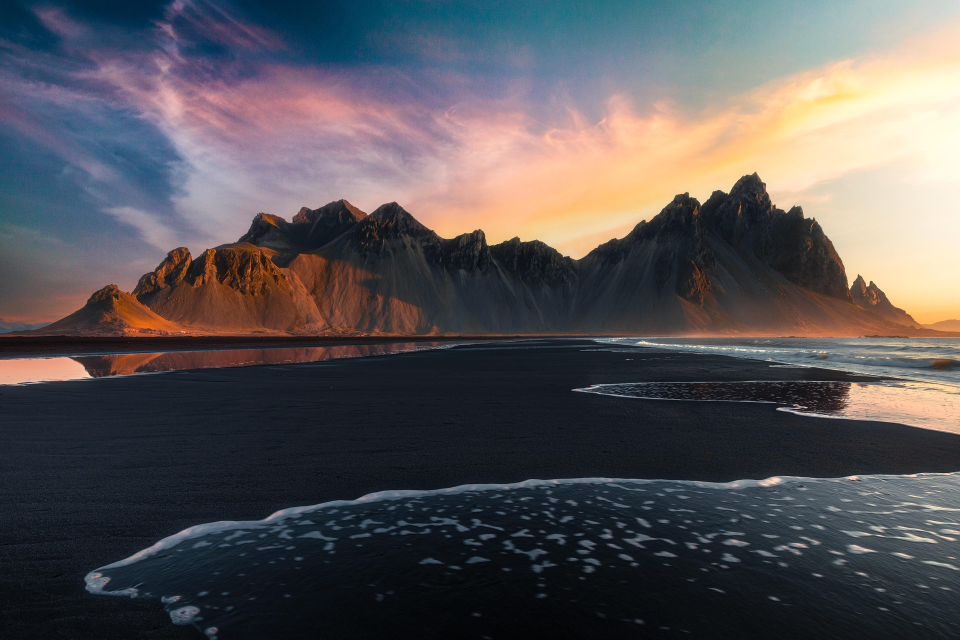
#> input picture ocean1.jpg, 1920 x 1280 px, found by its file name (shown at 1/2 size)
$ jupyter execute tatouage.ipynb
#> lines starting #> are read from the running program, lines starting #| are printed output that depends on the picture; after the words box and inside, x2 and y2 are one past the last pixel; in counts of white or black regions, pixels touching at a corner belong together
## Tatouage visible (Watermark texte)

Dans cette cellule, on utilise la bibliothèque OpenCV (`cv2`) pour appliquer un tatouage **visible** sur une image, c'est-à-dire un texte qu'on peut clairement voir.

Voici les étapes importantes :

1. **Chargement de l’image :**
   On lit l’image originale avec `cv2.imread()`. Si l’image n’est pas trouvée, un message d’erreur est affiché.

2. **Définition des paramètres du texte :**
   - `text` : le contenu du tatouage (ex. : un nom ou une date)
   - `position` : la position du texte (coordonnées X, Y sur l’image)
   - `font_scale` : la taille du texte
   - `color` : la couleur du texte (ici rouge `(0, 0, 255)`, car OpenCV utilise l’ordre BGR)
   - `thickness` : l’épaisseur du texte

3. **Ajout du texte sur l’image :**
   La fonction `cv2.putText()` écrit le texte directement sur l’image.

4. **Sauvegarde de l’image modifiée :**
   L’image avec le tatouage est enregistrée grâce à `cv2.imwrite()`.

💡 Ce type de tatouage est **facile à mettre en place** et permet de **revendiquer la propriété** d’une image. Mais il peut être effacé ou rogné si on ne le place pas stratégiquement.

[cell 1]
import cv2

def apply_text_watermark(image_path, output_path, text, position, font_scale, color, thickness):
#> called with text = ' Dhia & Med Amine 2025', position = (200, 600), font_scale = 4, color = (0, 0, 255), thickness = 5
    image = cv2.imread(image_path)
#> image is the input picture: shape (1280, 1920, 3); mean B, G, R 87.5, 84.8, 87.9
    if image is None:
        raise ValueError("Image non trouvée.")

    font = cv2.FONT_HERSHEY_SIMPLEX

    cv2.putText(image, text, position, font, font_scale, color, thickness, cv2.LINE_AA)
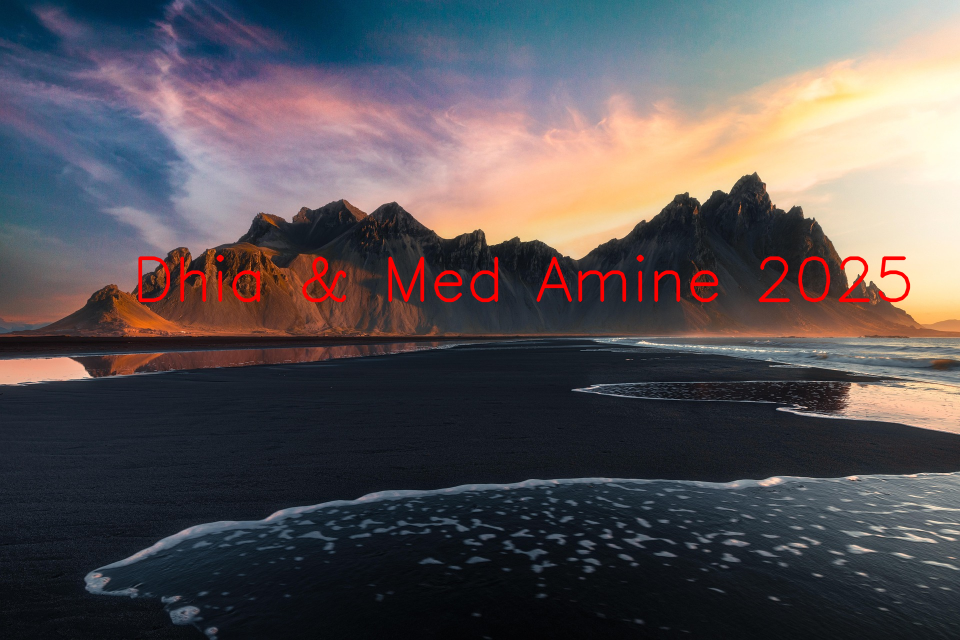
#> image: shape (1280, 1920, 3) (shown at 1/2 size); 1.27% of pixels changed, all inside (x1, y1, x2, y2) = (276, 509, 1821, 605)

    cv2.imwrite(output_path, image)
    print(f"Tatouage texte appliqué et sauvegardé : {output_path}")

apply_text_watermark(
    image_path=r"C:\Users\User\Desktop\tatouage\ocean1.jpg",
    output_path=r"C:\Users\User\Desktop\tatouage\ocean1_tatoue.jpg",
    text=" Dhia & Med Amine 2025",
    position=(200,600),
    font_scale=4,
    color=(0, 0, 255),
    thickness=5
)

## Tatouage invisible (Stéganographie dans une image)

Dans cette partie, on va **cacher un message secret dans une image**, sans que cela soit visible à l'œil nu.
Ce procédé s’appelle la **stéganographie** : c’est une technique utilisée pour dissimuler des informations dans un support (ici, une image).

Voici comment cela fonctionne, étape par étape :

---

### 🔧 1. Conversion du message en binaire

La fonction `text_to_binary(text)` transforme chaque caractère du message en sa représentation binaire sur 8 bits (ex. : "A" → `01000001`).
On obtient une longue chaîne de 0 et de 1.

---

### 📥 2. Encodage dans l’image

La fonction `encode_message()` cache le message binaire dans l’image :

- On lit l’image avec `cv2.imread()`
- On remplace **le bit de poids faible (LSB)** de chaque composante de couleur (R, G, B) d’un pixel par un bit du message.
  ⚠️ Le bit modifié change peu la couleur, donc c’est **invisible** à l’œil nu.
- On ajoute à la fin un **marqueur spécial** (`1111111111111110`) pour signaler la fin du message.

💡 Si l’image est trop petite pour contenir tout le message, un message d’erreur est affiché.

---

### 📤 3. Décodage du message

La fonction `decode_message()` lit les bits de poids faible de chaque pixel de l’image tatouée, jusqu’à retrouver le marqueur de fin.

Ensuite, elle transforme les bits en caractères pour récupérer le message caché.

---

### 🎯 Pourquoi utiliser un tatouage invisible ?

- Il permet de **protéger une image sans modifier son apparence**.
- On peut y inclure des **droits d’auteur, des signatures numériques, ou des infos secrètes**.
- Il est plus difficile à supprimer qu’un tatouage visible… mais aussi plus complexe à mettre en œuvre.

[cell 2]
import cv2

def text_to_binary(text):
    return ''.join([format(ord(c), '08b') for c in text])

def binary_to_text(binary):
    chars = [binary[i:i+8] for i in range(0, len(binary), 8)]
    return ''.join([chr(int(c, 2)) for c in chars if int(c, 2) != 0])

def encode_message(image_path, message, output_path):
    image = cv2.imread(image_path)
    if image is None:
        raise ValueError("Image non trouvée.")

    binary_message = text_to_binary(message) + '1111111111111110'

    data_index = 0
    binary_len = len(binary_message)

    for row in image:
        for pixel in row:
            for i in range(3):
                if data_index < binary_len:
                    pixel[i] = (pixel[i] & ~1) | int(binary_message[data_index])
                    data_index += 1
#> after the loop, data_index = 384; pixel = [26, 21, 18]

    if data_index < binary_len:
        raise ValueError("Message trop long pour cette image.")

    cv2.imwrite(output_path, image)
    print(f"Message caché et image sauvegardée : {output_path}")

def decode_message(image_path):
    image = cv2.imread(image_path)
    if image is None:
        raise ValueError("Image non trouvée.")

    binary_data = ""
    for row in image:
        for pixel in row:
            for i in range(3):
                binary_data += str(pixel[i] & 1)

    end_marker = '1111111111111110'
    end_index = binary_data.find(end_marker)
#> end_index = 368
    if end_index != -1:
        binary_data = binary_data[:end_index]

    return binary_to_text(binary_data)
    from invisible_watermark import encode_message, decode_message

encode_message(
    image_path=r"C:\Users\User\Desktop\tatouage\ocean1.jpg",
    message="© Dhia & Med Amine 2025 - All rights reserved.",
    output_path=r"C:\Users\User\Desktop\tatouage\ocean1_invisible.png"
)

msg = decode_message(r"C:\Users\User\Desktop\tatouage\ocean1_invisible.png")
print("Message extrait :", msg)
#| Message extrait : © Dhia & Med Amine 2025 - All rights reserved.
